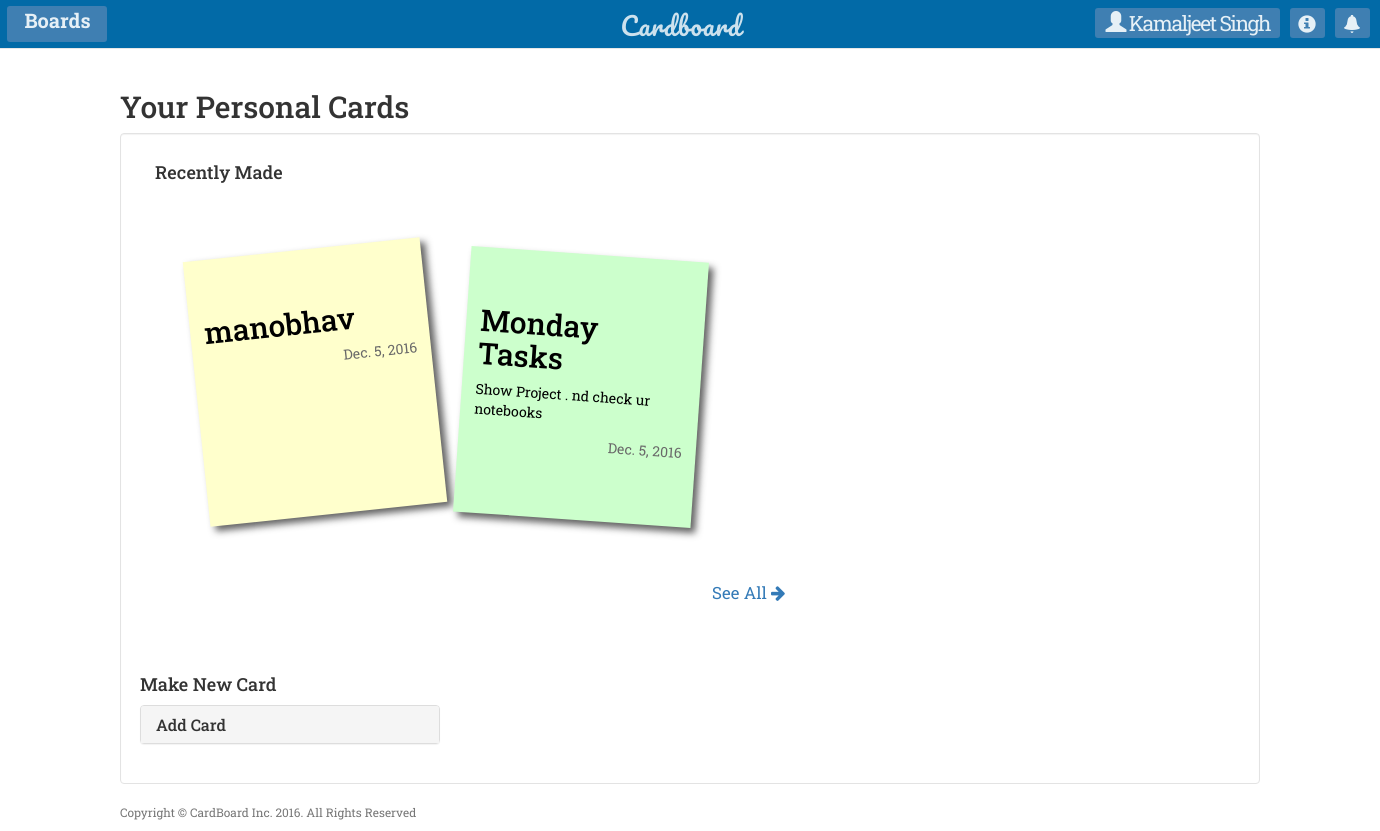
Screenshot of /home/ (signed in) with the database file from the repository.
### Cards/models.py (models this page shows, shortened)
class Data(models.Model):
    type = models.IntegerField()
    data = models.CharField(max_length=1000)
    checklist = models.ManyToManyField(ChecklistItems, related_name='checklist')
    user_name = models.CharField(max_length=1000,default=" ")

class Cards(models.Model):
    database = models.ManyToManyField(Data, related_name='databs')
    card_date = models.DateField(default=datetime.now())
    key = models.CharField(max_length=50)
    change = models.IntegerField(default=0)

### Cards/views.py (the view, shortened to what this page needs)
def CardsProjects_All(request):
    if request.user.is_authenticated():
        current_user = Usersinfo.objects.get(no=request.user.pk)
        cards = current_user.cards.all().order_by('-card_date')[:2]
        if not cards:
            flag = 0
        else:
            flag = 1
        return render(request, 'Cards/HomePage.html' , {'cards' : cards, 'flag':flag})
    else:
        return redirect('Home:login')

### Cards/models.py (called while the page is built)
    def __str__(self):
        return str(self.title)

### Cards/Templates/Cards/HomePage.html (shortened to what this page needs)
{% extends 'Cards/base.html' %}
{% block body %}
{% load staticfiles %}
    <link rel="stylesheet" type="text/css" href="{% static 'Cards/home.css' %}">
    <link rel="stylesheet" type="text/css" href="{% static 'Cards/cards.css' %}">
    <link rel="stylesheet" type="text/css" href="{% static 'Cards/sticky.css' %}">
    {% include 'Cards/navigation.html' %}
<div class="container">
        <h2>Your Personal Cards</h2>
        <div class="well" style="background: white;">
        <div class="container" style="width: inherit">
        <h4>Recently Made</h4>
        </div>
            {% if flag == 1 %}
<ul class="cards_display">
               {% for x in cards %}
                    <li>
            <a href="#popUpWindow{{ x.pk }}" name="check_user" data-toggle="modal" style="text-decoration: none;">
            <div id="sum{{ x.pk }}" style="margin-top: 20%;">
            {% for y in x.database.all %}
                {% if y.type == 0 %}
                    <h2>{{ y.data }}</h2>
                {% elif y.type == 6 %}
                    <p>{{ y.data }}</p>
                {% endif %}
                {% endfor %}
            <p style="text-align: right; color: dimgray;">{{ x.card_date }}</p>
            </div>
        </a>
        </li>
            {% endfor %}
</ul>
                <div class="link">
                <a href="{% url 'cards:show_card' %}">See All <i class="fa fa-arrow-right" aria-hidden="true"></i></a>
                </div>
            {% else %}
                <h4 style="color: gray;">Oops! You don't have any card</h4>
            {% endif %}
        <br>
        <br><br><br>
        <h4>Make New Card</h4>
        <div class="panel-group" style="width: 300px;">
        <div class="panel panel-default">
        <div class="panel-heading">
        <h4 class="panel-title">
        <a data-toggle="collapse" href="#collapse1" style="text-decoration: none;">Add Card</a>
        </h4>
        </div>
        </div>
        </div>
        </div>
</div>
    <footer>
        <div class="container">
            <div class="row">
                <div class="col-lg-12">
                    <p class="copyright text-muted small">Copyright &copy; CardBoard Inc. 2016. All Rights Reserved</p>
                </div>
            </div>
        </div>
    </footer>
{% endblock %}

### Cards/Templates/Cards/navigation.html (shortened to what this page needs)
{% load staticfiles %}
<link rel="stylesheet" type="text/css" href="{% static 'Home/navbar.css' %}">
<nav class="navbar navbar-default" id="navi">
    <div class="container-fluid" >
       <div class="navbar-header">
            <a class="navbar-brand" style="color: white" href="{% url 'cards:CardsProjects_All' %}">Cardboard</a>
        </div>
        <ul class="nav navbar-nav">
            <li>
                <div class="boardshead">
                    <a href="{% url 'boards:boards_add' %}" >Boards</a>
                </div>
            </li>
            <li class="dropdown">
                <div class="userdet">
                <a href="" class="dropdown-toggle" data-toggle="dropdown" style="font-size: 1.5em; letter-spacing: -1.5px;"><span class="glyphicon glyphicon-user" id="123"  style="color: white;font-size: 1em; "></span> {{ request.user.first_name }} {{ request.user.last_name }}</a>
                </div>
            </li>
            <li>
                <div class="info">
                    <a href="#"><span class="glyphicon glyphicon-info-sign" style="color:white"></span></a>
                </div>
            </li>
            <li>
                 <div class="notific">
                    <a href="#"><span class="glyphicon glyphicon-bell" style="color:white"></span></a>
                </div>
            </li>
        </ul>
    </div>
 </nav>

### Home/static/Home/navbar.css (style rules this page uses)
body { font-family: 'Roboto Slab', serif; }
#navi { background: #026aa7; border-radius:0; position: relative; top:-1px; left: -0.56px; width: 100.1%; }
.navbar-brand { position: absolute; left:620px; font-size:25px; opacity: 0.8; font-family: 'Pacifico', cursive; letter-spacing: 1px; }
.boardshead { position: relative; background-color:steelblue; text-align: center; border-radius: 3px; width:100px; height:36px; top:6px; left:-8px; opacity:0.9; }
.boardshead a { color:white; text-decoration: none; font-size:20px; font-weight:700; }
.userdet { position: relative; left:980px; background-color:steelblue; border-radius: 3px; opacity: 0.9; top:8px; }
.userdet a { color:white; font-size:23px; padding: 10px; text-decoration: none; }
.info { position: relative; left:990px; background-color:steelblue; border-radius: 3px; opacity: 0.9; top:8px; height:30px; width: 35px; }
.info a { text-decoration: none; position: relative; top:5px; left:8px; font-size:18px; }
.notific { position: relative; left:1000px; background-color:steelblue; border-radius: 3px; opacity: 0.9; top:8px; height:30px; width:35px; }
.notific a { text-decoration: none; position: relative; top:5px; left:8px; font-size:18px; }

### Cards/static/Cards/home.css (style rules this page uses)
.link { display: inline-block; margin-left: 52%; font-size: 1.2em; }
.link a { text-decoration: none; }

### Cards/static/Cards/sticky.css (style rules this page uses)
ul,li { list-style:none; }
.cards_display { overflow: hidden; padding:3em; }
.cards_display li a { text-decoration:none; color:#000; background:#ffc; display:block; height:19em; width:17em; padding:1em; -moz-box-shadow:5px 5px 7px rgba(33,33,33,1); -webkit-box-shadow: 5px 5px 7px rgba(33,33,33,.7); box-shadow: 5px 5px 7px rgba(33,33,33,.7); -moz-transition:-moz-transform .15s linear; -o-transition:-o-transform .15s linear; -webkit-transition:-webkit-transform .15s linear; }
.cards_display li { margin:1em; float:left; }
.cards_display li a { -webkit-transform: rotate(-6deg); -o-transform: rotate(-6deg); -moz-transform:rotate(-6deg); }
.cards_display li:nth-child(even) a { -o-transform:rotate(4deg); -webkit-transform:rotate(4deg); -moz-transform:rotate(4deg); position:relative; top:5px; background:#cfc; }

### rows the page displays
Cards: card_date "Dec. 5, 2016"
Data: data "manobhav"
Cards: card_date "Dec. 5, 2016"
Data: data "Monday Tasks"
Data: data "Show Project . nd check ur notebooks"

### other values shown
{{ request.user.first_name }} "Kamaljeet"
{{ request.user.last_name }} "Singh"
